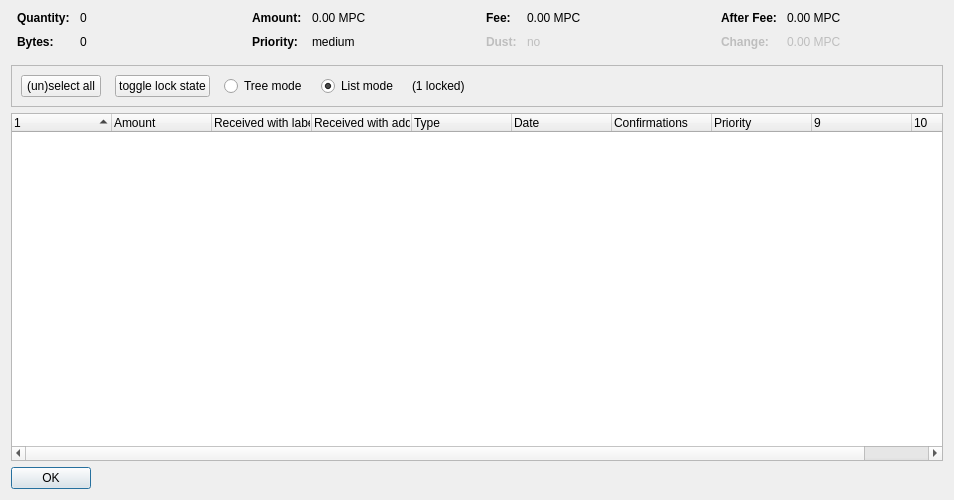
<?xml version="1.0" encoding="UTF-8"?>
<ui version="4.0">
 <class>CoinControlDialog</class>
 <widget class="QDialog" name="CoinControlDialog">
  <property name="geometry">
   <rect>
    <x>0</x>
    <y>0</y>
    <width>954</width>
    <height>500</height>
   </rect>
  </property>
  <property name="windowTitle">
   <string>Coin Selection</string>
  </property>
  <layout class="QVBoxLayout" name="verticalLayout">
   <item>
    <layout class="QHBoxLayout" name="horizontalLayoutTop" stretch="0,0,0,0">
     <property name="topMargin">
      <number>0</number>
     </property>
     <property name="bottomMargin">
      <number>10</number>
     </property>
     <item>
      <layout class="QFormLayout" name="formLayoutCoinControl1">
       <property name="horizontalSpacing">
        <number>10</number>
       </property>
       <property name="verticalSpacing">
        <number>10</number>
       </property>
       <property name="leftMargin">
        <number>6</number>
       </property>
       <property name="rightMargin">
        <number>6</number>
       </property>
       <item row="0" column="0">
        <widget class="QLabel" name="labelCoinControlQuantityText">
         <property name="font">
          <font>
           <weight>75</weight>
           <bold>true</bold>
          </font>
         </property>
         <property name="text">
          <string>Quantity:</string>
         </property>
        </widget>
       </item>
       <item row="0" column="1">
        <widget class="QLabel" name="labelCoinControlQuantity">
         <property name="cursor">
          <cursorShape>IBeamCursor</cursorShape>
         </property>
         <property name="contextMenuPolicy">
          <enum>Qt::ActionsContextMenu</enum>
         </property>
         <property name="text">
          <string notr="true">0</string>
         </property>
         <property name="textInteractionFlags">
          <set>Qt::LinksAccessibleByMouse|Qt::TextSelectableByKeyboard|Qt::TextSelectableByMouse</set>
         </property>
        </widget>
       </item>
       <item row="1" column="0">
        <widget class="QLabel" name="labelCoinControlBytesText">
         <property name="font">
          <font>
           <weight>75</weight>
           <bold>true</bold>
          </font>
         </property>
         <property name="text">
          <string>Bytes:</string>
         </property>
        </widget>
       </item>
       <item row="1" column="1">
        <widget class="QLabel" name="labelCoinControlBytes">
         <property name="cursor">
          <cursorShape>IBeamCursor</cursorShape>
         </property>
         <property name="contextMenuPolicy">
          <enum>Qt::ActionsContextMenu</enum>
         </property>
         <property name="text">
          <string notr="true">0</string>
         </property>
         <property name="textInteractionFlags">
          <set>Qt::LinksAccessibleByMouse|Qt::TextSelectableByKeyboard|Qt::TextSelectableByMouse</set>
         </property>
        </widget>
       </item>
      </layout>
     </item>
     <item>
      <layout class="QFormLayout" name="formLayoutCoinControl2">
       <property name="horizontalSpacing">
        <number>10</number>
       </property>
       <property name="verticalSpacing">
        <number>10</number>
       </property>
       <property name="leftMargin">
        <number>6</number>
       </property>
       <property name="rightMargin">
        <number>6</number>
       </property>
       <item row="0" column="0">
        <widget class="QLabel" name="labelCoinControlAmountText">
         <property name="font">
          <font>
           <weight>75</weight>
           <bold>true</bold>
          </font>
         </property>
         <property name="text">
          <string>Amount:</string>
         </property>
        </widget>
       </item>
       <item row="0" column="1">
        <widget class="QLabel" name="labelCoinControlAmount">
         <property name="cursor">
          <cursorShape>IBeamCursor</cursorShape>
         </property>
         <property name="contextMenuPolicy">
          <enum>Qt::ActionsContextMenu</enum>
         </property>
         <property name="text">
          <string notr="true">0.00 MPC</string>
         </property>
         <property name="textInteractionFlags">
          <set>Qt::LinksAccessibleByMouse|Qt::TextSelectableByKeyboard|Qt::TextSelectableByMouse</set>
         </property>
        </widget>
       </item>
       <item row="1" column="0">
        <widget class="QLabel" name="labelCoinControlPriorityText">
         <property name="font">
          <font>
           <weight>75</weight>
           <bold>true</bold>
          </font>
         </property>
         <property name="text">
          <string>Priority:</string>
         </property>
        </widget>
       </item>
       <item row="1" column="1">
        <widget class="QLabel" name="labelCoinControlPriority">
         <property name="cursor">
          <cursorShape>IBeamCursor</cursorShape>
         </property>
         <property name="contextMenuPolicy">
          <enum>Qt::ActionsContextMenu</enum>
         </property>
         <property name="text">
          <string>medium</string>
         </property>
         <property name="textInteractionFlags">
          <set>Qt::LinksAccessibleByMouse|Qt::TextSelectableByKeyboard|Qt::TextSelectableByMouse</set>
         </property>
        </widget>
       </item>
      </layout>
     </item>
     <item>
      <layout class="QFormLayout" name="formLayoutCoinControl3">
       <property name="horizontalSpacing">
        <number>10</number>
       </property>
       <property name="verticalSpacing">
        <number>10</number>
       </property>
       <property name="leftMargin">
        <number>6</number>
       </property>
       <property name="rightMargin">
        <number>6</number>
       </property>
       <item row="0" column="0">
        <widget class="QLabel" name="labelCoinControlFeeText">
         <property name="font">
          <font>
           <weight>75</weight>
           <bold>true</bold>
          </font>
         </property>
         <property name="text">
          <string>Fee:</string>
         </property>
        </widget>
       </item>
       <item row="0" column="1">
        <widget class="QLabel" name="labelCoinControlFee">
         <property name="cursor">
          <cursorShape>IBeamCursor</cursorShape>
         </property>
         <property name="contextMenuPolicy">
          <enum>Qt::ActionsContextMenu</enum>
         </property>
         <property name="text">
          <string notr="true">0.00 MPC</string>
         </property>
         <property name="textInteractionFlags">
          <set>Qt::LinksAccessibleByMouse|Qt::TextSelectableByKeyboard|Qt::TextSelectableByMouse</set>
         </property>
        </widget>
       </item>
       <item row="1" column="0">
        <widget class="QLabel" name="labelCoinControlLowOutputText">
         <property name="enabled">
          <bool>false</bool>
         </property>
         <property name="font">
          <font>
           <weight>75</weight>
           <bold>true</bold>
          </font>
         </property>
         <property name="text">
          <string>Dust:</string>
         </property>
        </widget>
       </item>
       <item row="1" column="1">
        <widget class="QLabel" name="labelCoinControlLowOutput">
         <property name="enabled">
          <bool>false</bool>
         </property>
         <property name="cursor">
          <cursorShape>IBeamCursor</cursorShape>
         </property>
         <property name="contextMenuPolicy">
          <enum>Qt::ActionsContextMenu</enum>
         </property>
         <property name="text">
          <string>no</string>
         </property>
         <property name="textInteractionFlags">
          <set>Qt::LinksAccessibleByMouse|Qt::TextSelectableByKeyboard|Qt::TextSelectableByMouse</set>
         </property>
        </widget>
       </item>
      </layout>
     </item>
     <item>
      <layout class="QFormLayout" name="formLayoutCoinControl4">
       <property name="horizontalSpacing">
        <number>10</number>
       </property>
       <property name="verticalSpacing">
        <number>10</number>
       </property>
       <property name="leftMargin">
        <number>6</number>
       </property>
       <property name="rightMargin">
        <number>6</number>
       </property>
       <item row="0" column="0">
        <widget class="QLabel" name="labelCoinControlAfterFeeText">
         <property name="font">
          <font>
           <weight>75</weight>
           <bold>true</bold>
          </font>
         </property>
         <property name="text">
          <string>After Fee:</string>
         </property>
        </widget>
       </item>
       <item row="0" column="1">
        <widget class="QLabel" name="labelCoinControlAfterFee">
         <property name="cursor">
          <cursorShape>IBeamCursor</cursorShape>
         </property>
         <property name="contextMenuPolicy">
          <enum>Qt::ActionsContextMenu</enum>
         </property>
         <property name="text">
          <string notr="true">0.00 MPC</string>
         </property>
         <property name="textInteractionFlags">
          <set>Qt::LinksAccessibleByMouse|Qt::TextSelectableByKeyboard|Qt::TextSelectableByMouse</set>
         </property>
        </widget>
       </item>
       <item row="1" column="0">
        <widget class="QLabel" name="labelCoinControlChangeText">
         <property name="enabled">
          <bool>false</bool>
         </property>
         <property name="font">
          <font>
           <weight>75</weight>
           <bold>true</bold>
          </font>
         </property>
         <property name="text">
          <string>Change:</string>
         </property>
        </widget>
       </item>
       <item row="1" column="1">
        <widget class="QLabel" name="labelCoinControlChange">
         <property name="enabled">
          <bool>false</bool>
         </property>
         <property name="cursor">
          <cursorShape>IBeamCursor</cursorShape>
         </property>
         <property name="contextMenuPolicy">
          <enum>Qt::ActionsContextMenu</enum>
         </property>
         <property name="text">
          <string notr="true">0.00 MPC</string>
         </property>
         <property name="textInteractionFlags">
          <set>Qt::LinksAccessibleByMouse|Qt::TextSelectableByKeyboard|Qt::TextSelectableByMouse</set>
         </property>
        </widget>
       </item>
      </layout>
     </item>
    </layout>
   </item>
   <item>
    <widget class="QFrame" name="frame">
     <property name="minimumSize">
      <size>
       <width>0</width>
       <height>40</height>
      </size>
     </property>
     <property name="frameShape">
      <enum>QFrame::StyledPanel</enum>
     </property>
     <property name="frameShadow">
      <enum>QFrame::Sunken</enum>
     </property>
     <layout class="QHBoxLayout" name="horizontalLayout">
      <item>
       <layout class="QHBoxLayout" name="horizontalLayoutPanel" stretch="0,0,0,0,0,0">
        <property name="spacing">
         <number>14</number>
        </property>
        <item>
         <widget class="QPushButton" name="pushButtonSelectAll">
          <property name="sizePolicy">
           <sizepolicy hsizetype="Maximum" vsizetype="Fixed">
            <horstretch>0</horstretch>
            <verstretch>0</verstretch>
           </sizepolicy>
          </property>
          <property name="text">
           <string>(un)select all</string>
          </property>
          <property name="autoDefault">
           <bool>false</bool>
          </property>
         </widget>
        </item>
        <item>
         <widget class="QPushButton" name="pushButtonToggleLock">
          <property name="sizePolicy">
           <sizepolicy hsizetype="Maximum" vsizetype="Fixed">
            <horstretch>0</horstretch>
            <verstretch>0</verstretch>
           </sizepolicy>
          </property>
          <property name="text">
           <string>toggle lock state</string>
          </property>
          <property name="autoDefault">
           <bool>false</bool>
          </property>
         </widget>
        </item>
        <item>
         <widget class="QRadioButton" name="radioTreeMode">
          <property name="sizePolicy">
           <sizepolicy hsizetype="Maximum" vsizetype="Fixed">
            <horstretch>0</horstretch>
            <verstretch>0</verstretch>
           </sizepolicy>
          </property>
          <property name="text">
           <string>Tree mode</string>
          </property>
         </widget>
        </item>
        <item>
         <widget class="QRadioButton" name="radioListMode">
          <property name="sizePolicy">
           <sizepolicy hsizetype="Maximum" vsizetype="Fixed">
            <horstretch>0</horstretch>
            <verstretch>0</verstretch>
           </sizepolicy>
          </property>
          <property name="text">
           <string>List mode</string>
          </property>
          <property name="checked">
           <bool>true</bool>
          </property>
         </widget>
        </item>
        <item>
         <widget class="QLabel" name="labelLocked">
          <property name="text">
           <string>(1 locked)</string>
          </property>
         </widget>
        </item>
        <item>
         <spacer name="horizontalSpacer">
          <property name="orientation">
           <enum>Qt::Horizontal</enum>
          </property>
          <property name="sizeHint" stdset="0">
           <size>
            <width>40</width>
            <height>20</height>
           </size>
          </property>
         </spacer>
        </item>
       </layout>
      </item>
     </layout>
    </widget>
   </item>
   <item>
    <widget class="CoinControlTreeWidget" name="treeWidget">
     <property name="contextMenuPolicy">
      <enum>Qt::CustomContextMenu</enum>
     </property>
     <property name="sortingEnabled">
      <bool>false</bool>
     </property>
     <property name="columnCount">
      <number>10</number>
     </property>
     <attribute name="headerShowSortIndicator" stdset="0">
      <bool>true</bool>
     </attribute>
     <attribute name="headerStretchLastSection">
      <bool>false</bool>
     </attribute>
     <column>
      <property name="text">
       <string/>
      </property>
     </column>
     <column>
      <property name="text">
       <string>Amount</string>
      </property>
     </column>
     <column>
      <property name="text">
       <string>Received with label</string>
      </property>
     </column>
     <column>
      <property name="text">
       <string>Received with address</string>
      </property>
     </column>
     <column>
      <property name="text">
       <string>Type</string>
      </property>
     </column>
     <column>
      <property name="text">
       <string>Date</string>
      </property>
     </column>
     <column>
      <property name="text">
       <string>Confirmations</string>
      </property>
      <property name="toolTip">
       <string>Confirmed</string>
      </property>
     </column>
     <column>
      <property name="text">
       <string>Priority</string>
      </property>
     </column>
     <column>
      <property name="text">
       <string/>
      </property>
     </column>
     <column>
      <property name="text">
       <string/>
      </property>
     </column>
    </widget>
   </item>
   <item>
    <widget class="QDialogButtonBox" name="buttonBox">
     <property name="sizePolicy">
      <sizepolicy hsizetype="Maximum" vsizetype="Fixed">
       <horstretch>0</horstretch>
       <verstretch>0</verstretch>
      </sizepolicy>
     </property>
     <property name="orientation">
      <enum>Qt::Horizontal</enum>
     </property>
     <property name="standardButtons">
      <set>QDialogButtonBox::Ok</set>
     </property>
    </widget>
   </item>
  </layout>
 </widget>
 <customwidgets>
  <customwidget>
   <class>CoinControlTreeWidget</class>
   <extends>QTreeWidget</extends>
   <header>coincontroltreewidget.h</header>
  </customwidget>
 </customwidgets>
 <resources/>
 <connections/>
</ui>
